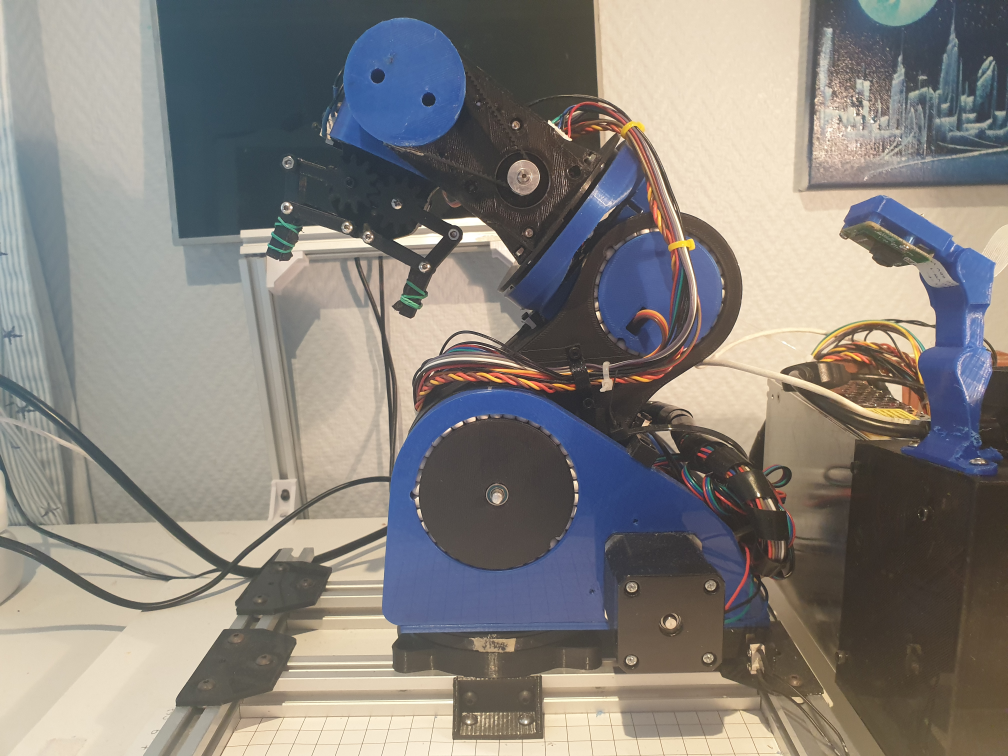
#> input picture images/arm.jpg, 4032 x 3024 px, given in place of the camera (shown at 1/4 size)
$ python getVideoFeed.py
#> lines starting #> are read from the running program, lines starting #| are printed output that depends on the picture; after the words box and inside, x2 and y2 are one past the last pixel; in counts of white or black regions, pixels touching at a corner belong together
import cv2, imutils, json, os, os.path
import numpy as np


class CameraInput(object):
	"""  The user chooses four points on the screen. The image
	inside these four points is then deskewed  """

	def __init__(self, debug, configure):
		"""  Declare variables and load settings from
		json file  """
#> called with debug = True, configure = True
		self.debug = debug # Only show the deskewed image
		self.configure = configure
		self.x_real, self.y_real = None, None
		self.original_frame = None # The original fram in full resolution
		self.draw_deskew_img = None  # The image the user draws the four points for deskewing on (original resized)
		self.deskewed_img = None # The deskewed image in full resolution
		self.deskewed_img_resized = None  # The deskewed image in a display friendly resolution
		self.current_frame = None

		if self.configure:
			# The window where the user defines the area for deskewing
			self.drawing_window_deskew = "Define deskewing area"
			cv2.namedWindow(winname= self.drawing_window_deskew, flags=cv2.WINDOW_NORMAL)
			cv2.setMouseCallback(self.drawing_window_deskew, self.collect_user_deskew)
		if self.debug:
			# The window where the deskewed picture is displayed
			self.window_deskew = "Deskewed"
			cv2.namedWindow(winname= self.window_deskew, flags=cv2.WINDOW_NORMAL)
			cv2.setMouseCallback(self.window_deskew, self.deskew_mouse_track)
			self.mouse_track_coord = []

		# Path to the config file
		self.config_path = "config.json"

		# Open config file containing settings
		with open(self.config_path) as json_file:
#> (reads config.json from the repository)
			data = json.load(json_file)
			json_file.close()

		# Camera settings
		camera = data["camera"]
		self.frame_height = camera["video_stream_height"]
		self.frame_width = camera["video_stream_width"]
		self.framerate = camera["framerate"]
		self.camera_rotation = camera["video_rotation"]


		# The height of the users drawing windows
		# setting this low (200) will make the program
		# lag less, and will not affect the image processing,
		# except that the images the users sees on this screen
		# will appear shitty
		self.user_window_height = data["user_resolution"]


		# Dict holding the coordinates for both deskewing
		# These points are from the resized images
		self.user_drawing_img_coords = {}
		self.user_drawing_img_coords["deskew"] = [[] for i in range(4)]

		# Copy of self.user_drawing_img_coords["deskew"] except that they are
		# scaled to fit the original image and not the resized one
		self.org_img_coords = {}
		self.org_img_coords["deskew"] = [None for i in range(4)]

		# Check that the points provided in the .json file are valid
		if len(data["deskewing_coordinates"]) == 4:
			print("You have these four points as default for deskewing:")
			for (i, point) in enumerate(data["deskewing_coordinates"]):
				print(point)
				conditions = [
						point[0] >= 0,  # Check that x and y is not negative
						point[1] >= 0,
						# Check that x and y is inside the image
						# Since these are the drawing coordinates we have to scale
						# Them to fit the image
						point[0]*self.frame_height/self.user_window_height <= self.frame_width,
						point[1]*self.frame_height/self.user_window_height <= self.frame_height
				]
				# If the point is invalid
				if not all(conditions):
					print("One of the points are invalid. Please edit the points in self.config_path")
					self.user_drawing_img_coords["deskew"] = [(0,0), (0,0), (0,0), (0,0)]
					break

				# The points are valid and added to the list of coordinates
				self.user_drawing_img_coords["deskew"][i] = (point[0], point[1])
		else:
			print("There are either too many or too few points in deskew.json")

		# Begin the video stream
		self.videostream = cv2.VideoCapture(0)
		self.videostream.set(3, self.frame_width)
		self.videostream.set(4, self.frame_height)
		self.videostream.set(5, self.framerate)
		ret, frame = self.videostream.read() # Get the first frame
#> frame is the input picture: shape (3024, 4032, 3); mean B, G, R 124.5, 130, 134.5
		print("The resolution of the images: ", frame.shape[0], frame.shape[1]) # Print the resolution of the image
#| The resolution of the images:  3024 4032
		# Adjust the resolution in case the camera does not support
		# the resolution set in config
		self.frame_height = frame.shape[0]
#> self.frame_height = 3024
		self.frame_width = frame.shape[1]
#> self.frame_width = 4032


	# [20 lines left out: function collect_user_deskew, not called in this run]

	def map(self, x, in_min, in_max, out_min, out_max):
		""" Map function """
		return (x - in_min) * (out_max - out_min) / (in_max - in_min) + out_min

	# [25 lines left out: functions image_to_coordinates, deskew_mouse_track, not called in this run]

	def draw_mouse_track(self):
		""" Draws all the points the user has
		cliked on in the deskewed image"""
		for i in self.mouse_track_coord:
			cv2.circle(self.deskewed_img_resized, i, 3, (255, 0, 0), -1)

	def draw_deskew(self):
		"""  Draws the user input onto the 'Draw deskewing area'. This
		shows the user what part of the image will be deskewed  """
		for i in range(len(self.user_drawing_img_coords["deskew"])):
			if i == 0:
				# Draw a dot representing the first point
				cv2.circle(self.draw_deskew_img, self.user_drawing_img_coords["deskew"][0], 5, (255,0,0), -1)
			else:
				# Draw a line from the point before and the current point
				cv2.line(self.draw_deskew_img, self.user_drawing_img_coords["deskew"][i-1], self.user_drawing_img_coords["deskew"][i],(255,0,0),5)
			if i == 3:
				# Draw a line between the last and first point
				cv2.line(self.draw_deskew_img, self.user_drawing_img_coords["deskew"][-1], self.user_drawing_img_coords["deskew"][0],(255,0,0),5)

	def order_points(self, points):
		"""  Order the points in the following order for the perspective transfromation
		to work: top left, top right, bottom right, bottom left  """
		sorted_points = np.zeros((4, 2), dtype = "float32")
		sum_points = points.sum(axis = 1)
		sorted_points[0] = points[np.argmin(sum_points)]  # The top-left point will have the smallest sum
		sorted_points[2] = points[np.argmax(sum_points)]  # The bottom-right point will have the largest sum
		diff = np.diff(points, axis = 1)  # Compute the difference between the points
		sorted_points[1] = points[np.argmin(diff)]  # The top-right point will have the smallest difference
		sorted_points[3] = points[np.argmax(diff)]  # The bottom-left will have the largest difference
		return sorted_points

	def four_point_transform(self, points, img):
		"""  Deskews the image """
		rect = self.order_points(points)  # Sort the points so that they form a rectangle
		(tl, tr, br, bl) = rect # Unpack the points (assign each point to its own variable)
		# Compute the width of the new image, which will be the
		# maximum distance between bottom-right and bottom-left
		# x-coordiates or the top-right and top-left x-coordinates
		widthA = np.sqrt(((br[0] - bl[0]) ** 2) + ((br[1] - bl[1]) ** 2))
		widthB = np.sqrt(((tr[0] - tl[0]) ** 2) + ((tr[1] - tl[1]) ** 2))
		maxWidth = max(int(widthA), int(widthB))
		# Compute the height of the new image, which will be the
		# maximum distance between the top-right and bottom-right
		# y-coordinates or the top-left and bottom-left y-coordinates
		heightA = np.sqrt(((tr[0] - br[0]) ** 2) + ((tr[1] - br[1]) ** 2))
		heightB = np.sqrt(((tl[0] - bl[0]) ** 2) + ((tl[1] - bl[1]) ** 2))
		maxHeight = max(int(heightA), int(heightB))
		# Construct the set of destination points to obtain a "birds eye view",
		# (i.e. top-down view) of the image, again specifying points
		# in the top-left, top-right, bottom-right, and bottom-left
		# order
		dst = np.array([
			[0, 0],
			[maxWidth - 1, 0],
			[maxWidth - 1, maxHeight - 1],
			[0, maxHeight - 1]], dtype = "float32")
		# Compute the perspective transform matrix and then apply it
		M = cv2.getPerspectiveTransform(rect, dst)
		deskewed = cv2.warpPerspective(img.copy(), M, (maxWidth, maxHeight))
		return deskewed

	def process(self, frame):
		"""  Update the drawing image to the newest frame and deskews
		the image if the user has drawn four points  """

		# Rotate the fram according to the angel provided in the .json file
		frame = imutils.rotate(frame, angle=self.camera_rotation)
		self.original_frame = frame
		self.draw_deskew_img = imutils.resize(frame, height = self.user_window_height) # Resize the frame to fit it on the user's screen
		if self.configure:
			self.draw_deskew() # Draw the user input related to deskewing onto the image
			cv2.imshow(self.drawing_window_deskew, self.draw_deskew_img)

		if len(self.user_drawing_img_coords["deskew"]) == 4:

			# The coordinates collected are from the drawing image
			# (which is another size than the original  image)
			# to get the best resolution we deskew the original image,
			# (and not the resized one). Therefore we need to adjust the coordinates
			deskew_scale = self.frame_height/self.user_window_height
			for (i, e) in enumerate(self.user_drawing_img_coords["deskew"]):
				self.org_img_coords["deskew"][i] = (e[0]*deskew_scale, e[1]*deskew_scale)

			deskew_points = np.array((self.org_img_coords["deskew"]), dtype = "float32")  # Convert the list to a numpy array
			self.deskewed_img = self.four_point_transform(deskew_points, self.original_frame)  # Deskew the image
			self.deskewed_img_resized = imutils.resize(self.deskewed_img, height = self.user_window_height)
			if self.debug:
				self.draw_mouse_track()
				cv2.imshow(self.window_deskew, self.deskewed_img_resized)
			# Inntil videre operer vi med det resiza bilde av deskew
			# men dette burde endres ved hjelp av skalering slik vi gjør
			# med deskew scale

			# Bredde og høyde
			self.deskewed_shape = (self.deskewed_img_resized.shape[1], self.deskewed_img_resized.shape[0])

	# [6 lines left out: function saveImage, not called in this run]

	def get_next_frame(self):
		""" Gets the next frame, proccesses (deskewing) it
		and checks if the user wants to quit or
		save the frame """
		ret, frame = self.videostream.read() # Get the next frame.
		self.process(frame) # Process the user input data
#> in process, `self.draw_deskew_img = imutils.resize(frame, height = self.user_window..`:
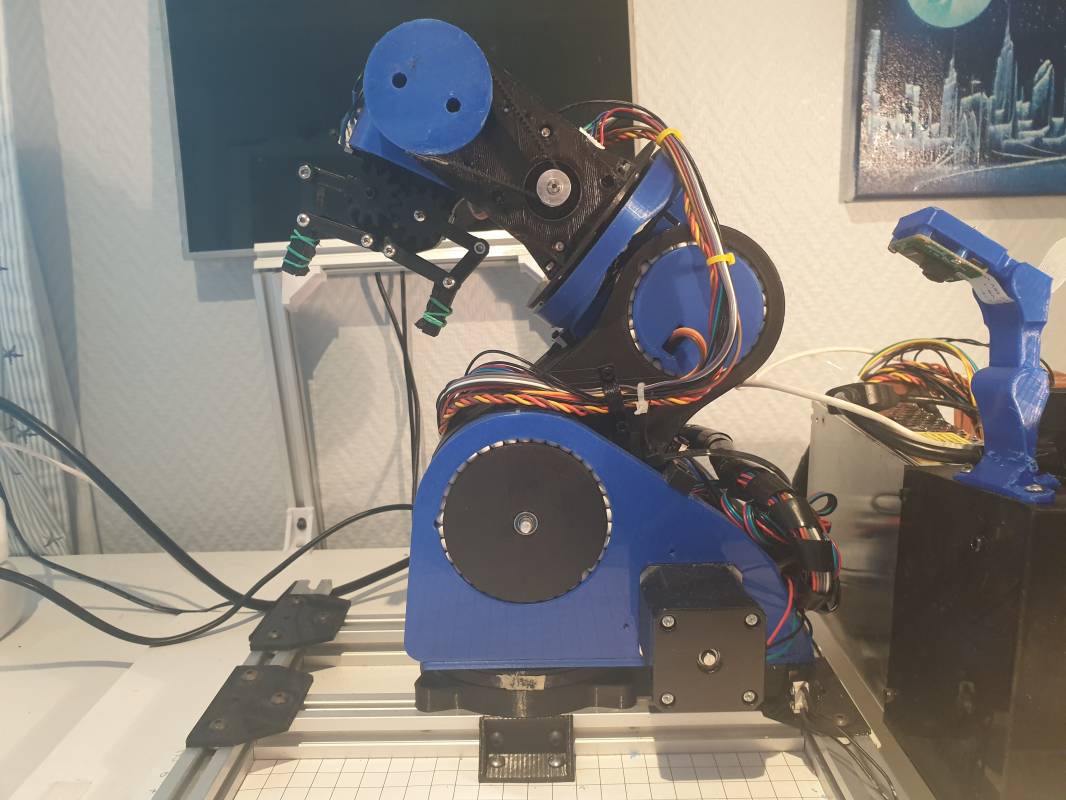
#> self.draw_deskew_img: shape (800, 1066, 3); mean B, G, R 124.5, 130, 134.5
#> after the loop in draw_deskew, `for i in range(len(self.user_drawing_img_coords["deskew"])):`:
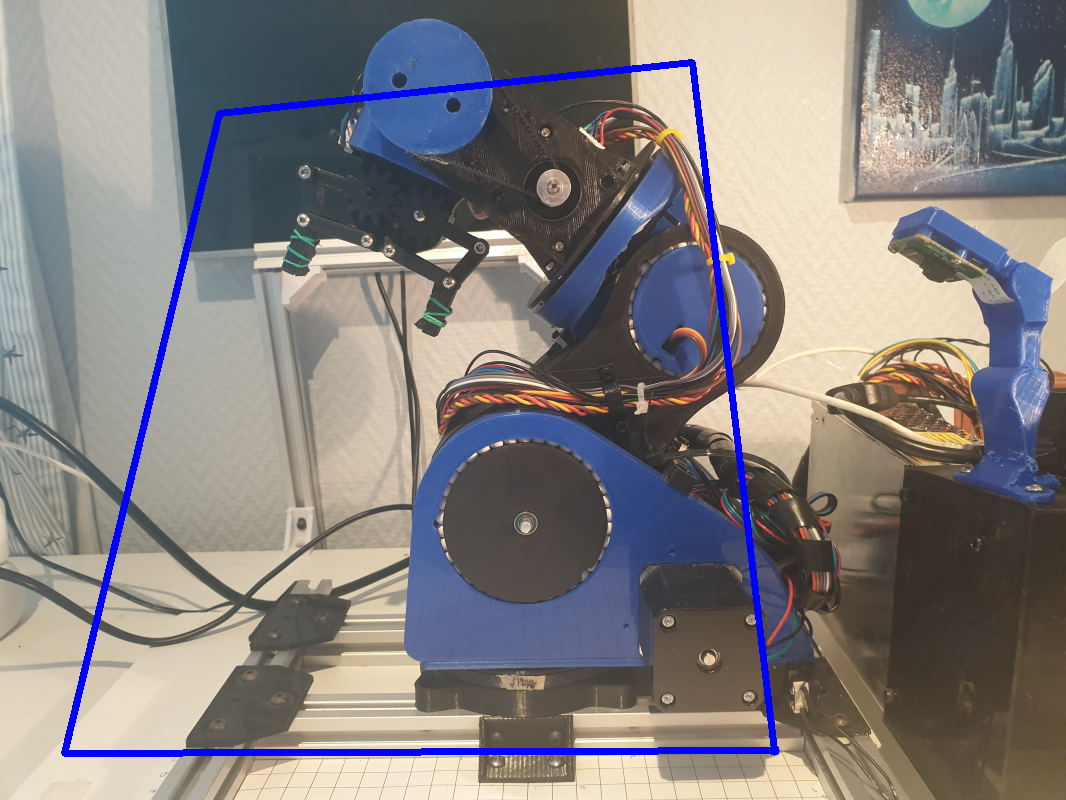
#> self.draw_deskew_img: shape (800, 1066, 3); 2.08% of pixels changed, all inside (x1, y1, x2, y2) = (61, 59, 780, 757)
#> in four_point_transform, `M = cv2.getPerspectiveTransform(rect, dst)`: M = [[1.94, 0.471, -1810.1], [0.208, 1.93, -997.2], [7.75e-05, 0.000253, 1]]
#> in four_point_transform, `deskewed = cv2.warpPerspective(img.copy(), M, (maxWidth, maxHeight))`:
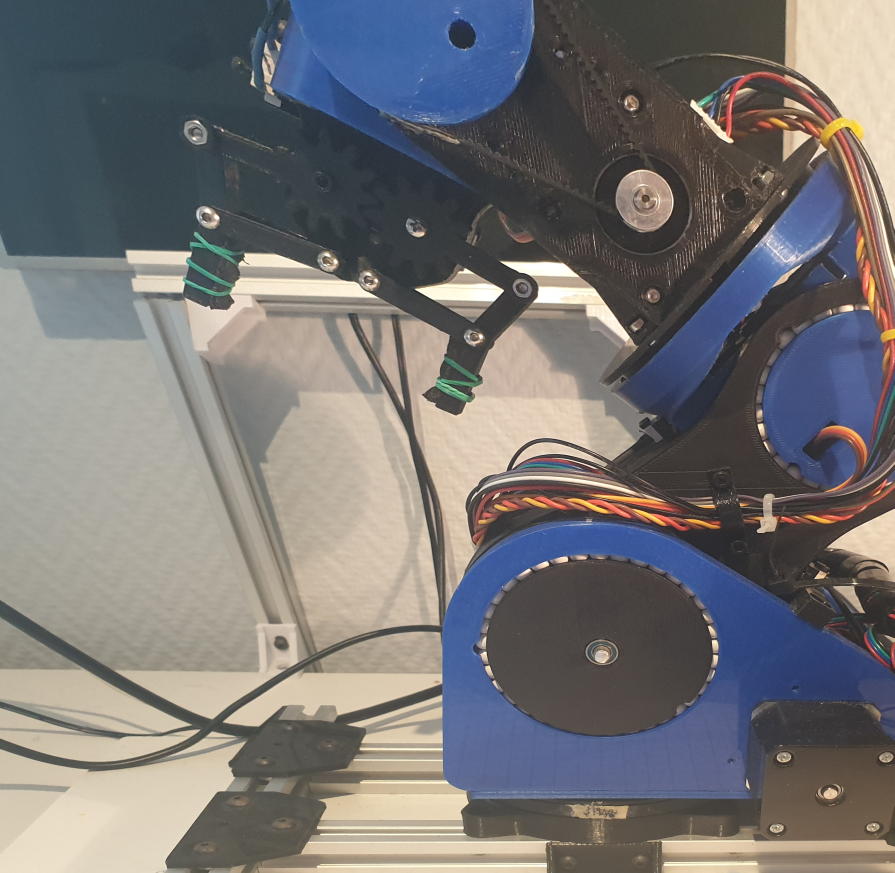
#> deskewed: shape (2619, 2683, 3) (shown at 1/3 size); mean B, G, R 116.6, 116.5, 118.6
#> in process, `self.deskewed_img_resized = imutils.resize(self.deskewed_img, height =..`:
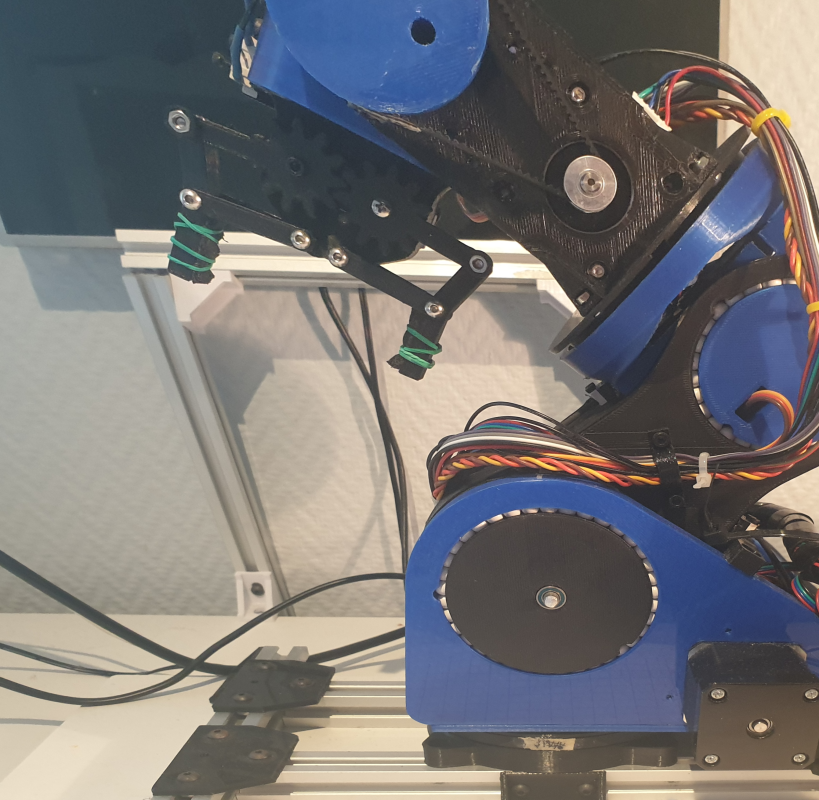
#> self.deskewed_img_resized: shape (800, 819, 3); mean B, G, R 116.6, 116.5, 118.6

		# Get the status of the keyboard keys
		key = cv2.waitKey(1) & 0xFF
#> (key q is pressed here)
		# Exit the program if the user presses 'x'
		if key == ord("q"):
			# Cleanup before exit.
			cv2.destroyAllWindows()
			exit()
#> (the program exits here)
